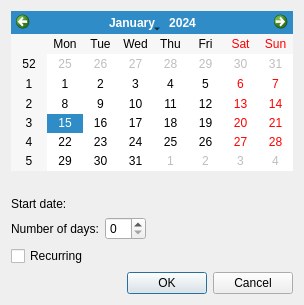
<?xml version="1.0" encoding="UTF-8"?>
<ui version="4.0">
 <class>Form</class>
 <widget class="QWidget" name="Form">
  <property name="geometry">
   <rect>
    <x>0</x>
    <y>0</y>
    <width>304</width>
    <height>305</height>
   </rect>
  </property>
  <property name="windowTitle">
   <string>Form</string>
  </property>
  <layout class="QFormLayout" name="formLayout">
   <item row="0" column="0" colspan="2">
    <widget class="QCalendarWidget" name="calendarWidget"/>
   </item>
   <item row="1" column="1">
    <widget class="QLabel" name="label">
     <property name="text">
      <string/>
     </property>
    </widget>
   </item>
   <item row="2" column="0">
    <widget class="QLabel" name="label_2">
     <property name="text">
      <string>Start date:</string>
     </property>
    </widget>
   </item>
   <item row="3" column="0">
    <widget class="QLabel" name="label_3">
     <property name="text">
      <string>Number of days:</string>
     </property>
    </widget>
   </item>
   <item row="3" column="1">
    <widget class="QSpinBox" name="spinBox">
     <property name="sizePolicy">
      <sizepolicy hsizetype="Fixed" vsizetype="Fixed">
       <horstretch>0</horstretch>
       <verstretch>0</verstretch>
      </sizepolicy>
     </property>
    </widget>
   </item>
   <item row="4" column="0">
    <widget class="QCheckBox" name="checkBox">
     <property name="text">
      <string>Recurring</string>
     </property>
    </widget>
   </item>
   <item row="5" column="1">
    <widget class="QDialogButtonBox" name="buttonBox">
     <property name="standardButtons">
      <set>QDialogButtonBox::Cancel|QDialogButtonBox::Ok</set>
     </property>
    </widget>
   </item>
  </layout>
 </widget>
 <resources/>
 <connections/>
</ui>
